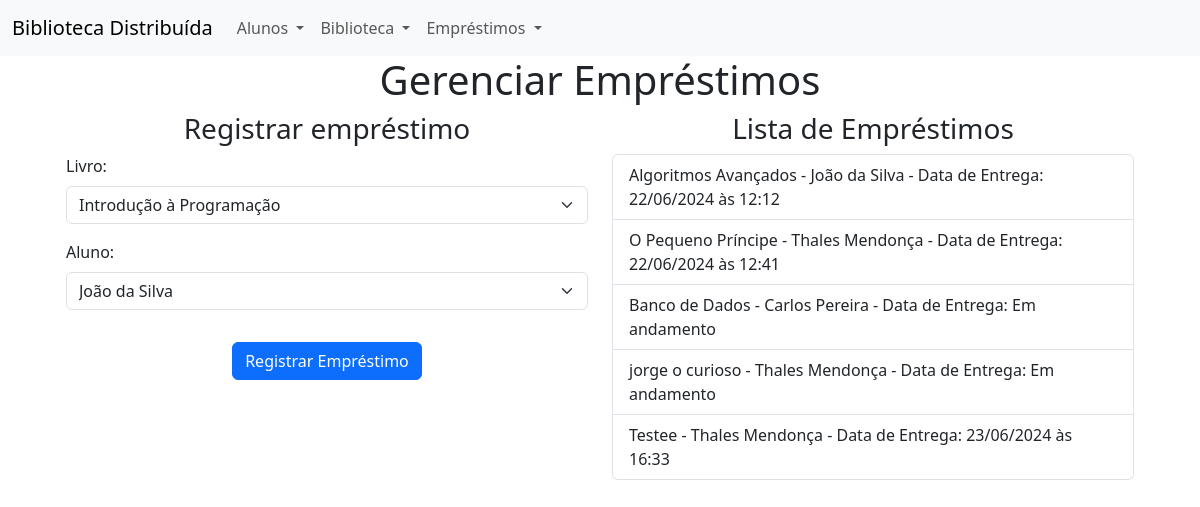
The page /emprestimos on the database its author committed.
### models.py (models this page shows)
class Emprestimo(db.Model):
    id = db.Column(db.Integer, primary_key=True)
    aluno_id = db.Column(db.Integer, db.ForeignKey('aluno.id'), nullable=False)
    livro_id = db.Column(db.Integer, db.ForeignKey('livro.id'), nullable=False)
    data_inicio = db.Column(db.DateTime, nullable=False, default=datetime.utcnow)
    data_entrega = db.Column(db.DateTime)
    aluno = db.relationship('Aluno', backref=db.backref('emprestimos', lazy=True))
    livro = db.relationship('Livro', backref=db.backref('emprestimos', lazy=True))

class Livro(db.Model):
    id = db.Column(db.Integer, primary_key=True)
    titulo = db.Column(db.String(100), nullable=False)
    autor = db.Column(db.String(100), nullable=False)
    categoria = db.Column(db.String(50))
    resumo = db.Column(db.Text)
    ano_publicacao = db.Column(db.Integer)
    qt_total = db.Column(db.Integer)
    qt_emprestada = db.Column(db.Integer)

class Aluno(db.Model):
    id = db.Column(db.Integer, primary_key=True)
    nome_completo = db.Column(db.String(100), nullable=False)
    apelido = db.Column(db.String(50))
    matricula = db.Column(db.String(20), unique=True, nullable=False)
    celular = db.Column(db.String(20))
    email = db.Column(db.String(100), unique=True, nullable=False)

### views.py (the view)
@app.route('/emprestimos', methods=['GET', 'POST'])
def emprestimos():
    return controller.gerenciar_emprestimos()

### controller.py (called while the page is built, shortened)
@handle_request_with_error_handling
def gerenciar_emprestimos():
    livros = Livro.query.all()
    alunos = Aluno.query.all()
    emprestimos = Emprestimo.query.all()
    return render_template('emprestimos.html', livros=livros, alunos=alunos, emprestimos=emprestimos, active_page='emprestimos')

### templates/emprestimos.html (shortened to what this page needs)
{% extends "index.html" %}
{% block content %}
<div class="container">
        <p class="h1 text-center">Gerenciar Empréstimos</p>
<div class="container">
    <div class="row">
        <div class="col">
        <p class="h3 text-center">
            Registrar empréstimo
        </p>
            <form action="{{ url_for('emprestimos') }}" method="POST">
            <div class="mb-3">
                <label class="form-label" for="livro_id">Livro:</label>
                <select class="form-select" id="livro_id" name="livro_id" required>
                    {% for livro in livros %}
                    <option value="{{ livro.id }}">{{ livro.titulo }}</option>
                    {% endfor %}
                </select>
            </div>
            <div class="mb-3">
                <label class="form-label" for="aluno_id">Aluno:</label>
                <select class="form-select" id="aluno_id" name="aluno_id" required>
                    {% for aluno in alunos %}
                    <option value="{{ aluno.id }}">{{ aluno.nome_completo }}</option>
                    {% endfor %}
                </select>
            </div>
            <div class="d-grid">
                <button class="btn btn-primary mt-3 mx-auto" type="submit">Registrar Empréstimo</button>
            </div>
        </form>
        </div>
        <div class="col">
            <p class="h3 text-center">Lista de Empréstimos</p>
        <ul class="list-group">
            {% for emprestimo in emprestimos %}
            <li class="list-group-item">
                {{ emprestimo.livro.titulo }} -
                {{ emprestimo.aluno.nome_completo }} -
                Data de Entrega:
                {% if emprestimo.data_entrega %}
                {{ emprestimo.data_entrega.strftime('%d/%m/%Y às %H:%M') }}
            {% else %}
                Em andamento
            {% endif %}
            </li>
            {% endfor %}
        </ul>
        </div>
    </div>
</div>
    </div>
{% endblock %}

### rows shown on the page
Emprestimo: livro.titulo "Algoritmos Avançados", aluno.nome_completo "João da Silva", data_entrega "22/06/2024 às 12:12"
Emprestimo: livro.titulo "O Pequeno Príncipe", aluno.nome_completo "Thales Mendonça", data_entrega "22/06/2024 às 12:41"
Emprestimo: livro.titulo "Banco de Dados", aluno.nome_completo "Carlos Pereira", shows "Em andamento"
Emprestimo: livro.titulo "jorge o curioso", aluno.nome_completo "Thales Mendonça", shows "Em andamento"
Emprestimo: livro.titulo "Testee", aluno.nome_completo "Thales Mendonça", data_entrega "23/06/2024 às 16:33"

### other values the page prints
form field livro_id "Introdução à Programação"
form field aluno_id "João da Silva"
